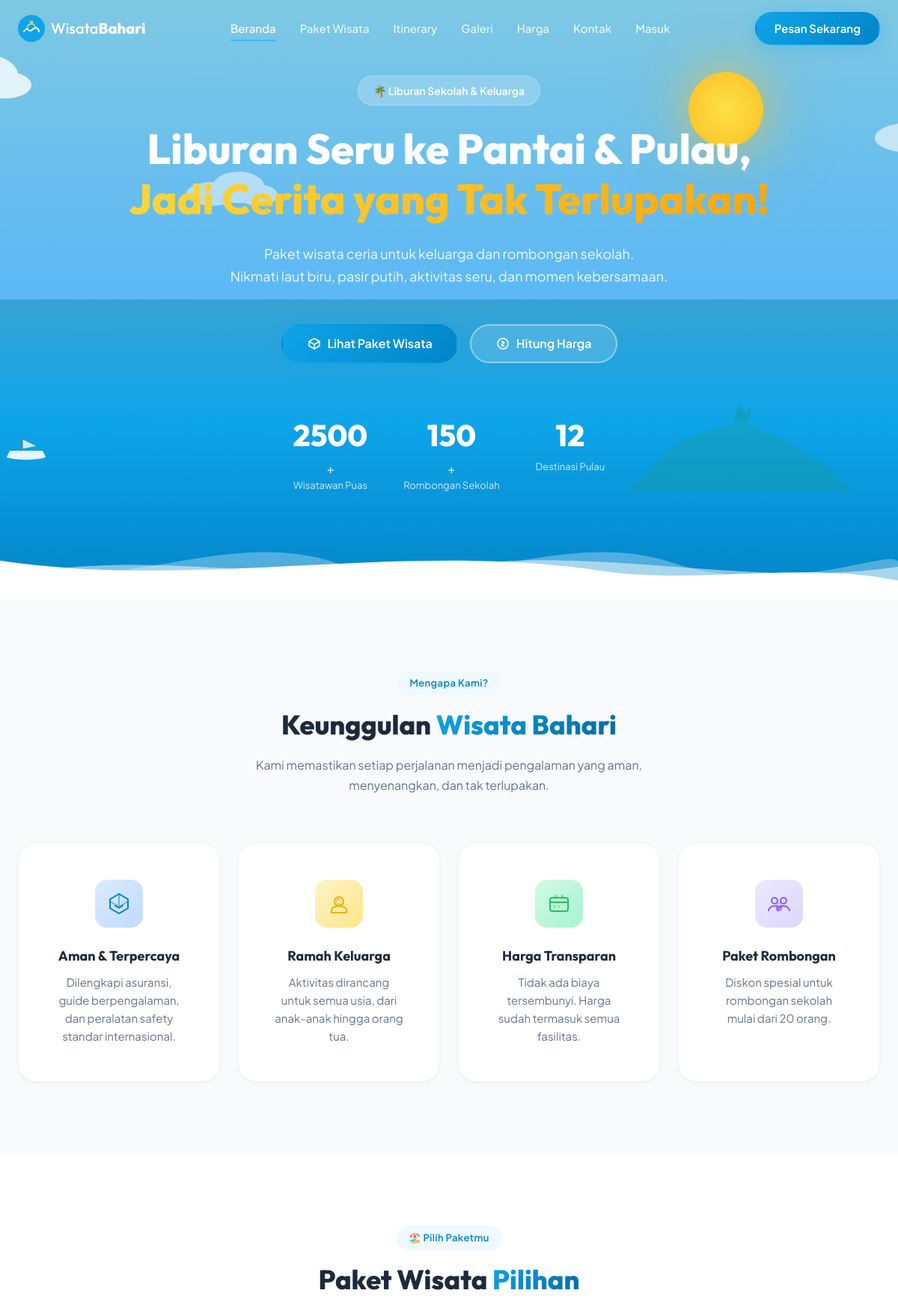
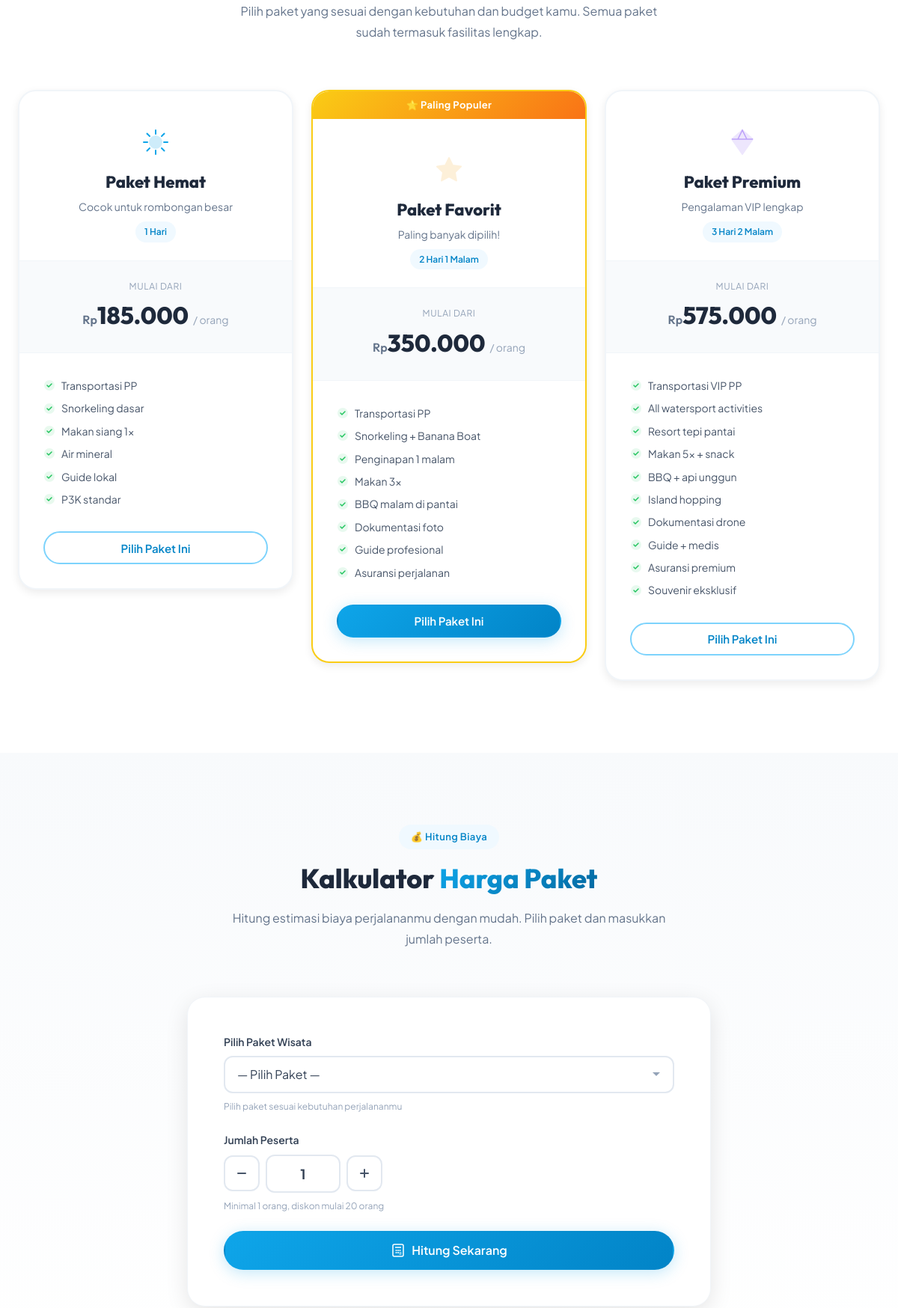
The page / (upper part) on the database its author committed (2 pictures, top to bottom).
### tables this page shows
CREATE TABLE IF NOT EXISTS packages (
    id VARCHAR(60) NOT NULL,
    nama VARCHAR(120) NOT NULL,
    tagline VARCHAR(255) NOT NULL,
    harga INT UNSIGNED NOT NULL,
    durasi VARCHAR(80) NOT NULL,
    icon VARCHAR(40) NOT NULL DEFAULT 'sun',
    color CHAR(7) NOT NULL DEFAULT '#0ea5e9',
    popular TINYINT(1) NOT NULL DEFAULT 0,
    fitur JSON NOT NULL,
    sort_order INT UNSIGNED NOT NULL DEFAULT 0,
    created_at TIMESTAMP NOT NULL DEFAULT CURRENT_TIMESTAMP,
    updated_at TIMESTAMP NOT NULL DEFAULT CURRENT_TIMESTAMP ON UPDATE CURRENT_TIMESTAMP,
    PRIMARY KEY (id),
    KEY packages_order_index (sort_order)
);

### includes/data.php (called while the page is built, shortened)
<?php
require_once __DIR__ . '/db.php';
$hasPackageTable = $pdo->query("SHOW TABLES LIKE 'packages'")->fetchColumn();
if ($hasPackageTable) {
    $packageRows = $pdo->query('SELECT id, nama, tagline, harga, durasi, icon, color, popular, fitur FROM packages ORDER BY sort_order, id')->fetchAll();
    if ($packageRows) {
        $paket_wisata = array_map(static function (array $package): array {
            $package['harga'] = (int) $package['harga'];
            $package['popular'] = (bool) $package['popular'];
            $package['fitur'] = json_decode($package['fitur'], true) ?: [];
            return $package;
        }, $packageRows);
    } elseif ($hasPackageTable) {
        $paket_wisata = [];
    }
}
$keunggulan = [
    [
        'icon'  => 'shield',
        'title' => 'Aman & Terpercaya',
        'desc'  => 'Dilengkapi asuransi, guide berpengalaman, dan peralatan safety standar internasional.',
    ],
    [
        'icon'  => 'smile',
        'title' => 'Ramah Keluarga',
        'desc'  => 'Aktivitas dirancang untuk semua usia, dari anak-anak hingga orang tua.',
    ],
    [
        'icon'  => 'wallet',
        'title' => 'Harga Transparan',
        'desc'  => 'Tidak ada biaya tersembunyi. Harga sudah termasuk semua fasilitas.',
    ],
    [
        'icon'  => 'group',
        'title' => 'Paket Rombongan',
        'desc'  => 'Diskon spesial untuk rombongan sekolah mulai dari 20 orang.',
    ],
];

### includes/paket.php (the view)
<section id="paket" class="section paket">
    <div class="container">
        <div class="section__header">
            <span class="section__badge">🏖️ Pilih Paketmu</span>
            <h2 class="section__title">Paket Wisata <span class="text-gradient">Pilihan</span></h2>
            <p class="section__desc">Pilih paket yang sesuai dengan kebutuhan dan budget kamu. Semua paket sudah termasuk fasilitas lengkap.</p>
        </div>
        <div class="paket__grid">
            <?php foreach ($paket_wisata as $index => $paket): ?>
            <div class="paket__card <?= !empty($paket['popular']) ? 'paket__card--popular' : '' ?>" data-animate="fade-up" data-delay="<?= $index * 150 ?>">
                <?php if (!empty($paket['popular'])): ?>
                    <div class="paket__card-badge">⭐ Paling Populer</div>
                <?php endif; ?>
                <div class="paket__card-header" style="--accent: <?= $paket['color'] ?>">
                    <div class="paket__card-icon">
                        <?php if ($paket['icon'] === 'sun'): ?>
                            <svg width="40" height="40" viewBox="0 0 40 40" fill="none" aria-hidden="true"><circle cx="20" cy="20" r="8" fill="currentColor" opacity="0.2" stroke="currentColor" stroke-width="2"/><g stroke="currentColor" stroke-width="2" stroke-linecap="round"><line x1="20" y1="4" x2="20" y2="9"/><line x1="20" y1="31" x2="20" y2="36"/><line x1="4" y1="20" x2="9" y2="20"/><line x1="31" y1="20" x2="36" y2="20"/><line x1="8.5" y1="8.5" x2="12" y2="12"/><line x1="28" y1="28" x2="31.5" y2="31.5"/><line x1="8.5" y1="31.5" x2="12" y2="28"/><line x1="28" y1="12" x2="31.5" y2="8.5"/></g></svg>
                        <?php elseif ($paket['icon'] === 'star'): ?>
                            <svg width="40" height="40" viewBox="0 0 40 40" fill="none" aria-hidden="true"><path d="M20 4l4.9 10 11.1 1.6-8 7.8 1.9 11L20 29l-9.9 5.4 1.9-11-8-7.8L15.1 14 20 4z" fill="currentColor" opacity="0.15" stroke="currentColor" stroke-width="2" stroke-linejoin="round"/></svg>
                        <?php elseif ($paket['icon'] === 'diamond'): ?>
                            <svg width="40" height="40" viewBox="0 0 40 40" fill="none" aria-hidden="true"><path d="M20 4L6 16l14 20 14-20L20 4z" fill="currentColor" opacity="0.15" stroke="currentColor" stroke-width="2" stroke-linejoin="round"/><path d="M6 16h28M14 16L20 4l6 12" stroke="currentColor" stroke-width="1.5" opacity="0.5"/></svg>
                        <?php endif; ?>
                    </div>
                    <h3 class="paket__card-name"><?= htmlspecialchars($paket['nama']) ?></h3>
                    <p class="paket__card-tagline"><?= htmlspecialchars($paket['tagline']) ?></p>
                    <span class="paket__card-duration"><?= htmlspecialchars($paket['durasi']) ?></span>
                </div>
                <div class="paket__card-price">
                    <span class="paket__card-price-label">Mulai dari</span>
                    <span class="paket__card-price-value">
                        <small>Rp</small><?= number_format($paket['harga'], 0, ',', '.') ?>
                    </span>
                    <span class="paket__card-price-unit">/ orang</span>
                </div>
                <ul class="paket__card-features" aria-label="Fasilitas <?= htmlspecialchars($paket['nama']) ?>">
                    <?php foreach ($paket['fitur'] as $fitur): ?>
                    <li class="paket__card-feature">
                        <svg width="16" height="16" viewBox="0 0 16 16" fill="none" aria-hidden="true"><circle cx="8" cy="8" r="7" fill="currentColor" opacity="0.1"/><path d="M5 8l2 2 4-4" stroke="currentColor" stroke-width="1.5" stroke-linecap="round" stroke-linejoin="round"/></svg>
                        <?= htmlspecialchars($fitur) ?>
                    </li>
                    <?php endforeach; ?>
                </ul>
                <a href="#harga" class="btn <?= !empty($paket['popular']) ? 'btn--primary' : 'btn--outline' ?> paket__card-btn">
                    Pilih Paket Ini
                </a>
            </div>
            <?php endforeach; ?>
        </div>
    </div>
</section>

### index.php (shortened to what this page needs)
<?php
require_once __DIR__ . '/includes/data.php';
?>
<!DOCTYPE html>
<html lang="id">
<head>
    <link rel="stylesheet" href="assets/css/style.css">
</head>
<body>
    <?php include __DIR__ . '/includes/navbar.php'; ?>
    <main>
        <?php include __DIR__ . '/includes/hero.php'; ?>
        <?php include __DIR__ . '/includes/keunggulan.php'; ?>
        <?php include __DIR__ . '/includes/paket.php'; ?>
        <?php include __DIR__ . '/includes/kalkulator.php'; ?>
    </main>
</body>
</html>

### includes/navbar.php (shortened to what this page needs)
<header id="navbar" class="navbar" role="banner">
    <div class="container navbar__inner">
        <a href="#beranda" class="navbar__logo" aria-label="Wisata Bahari - Beranda">
            <span class="navbar__logo-text">Wisata<strong>Bahari</strong></span>
        </a>
        <nav class="navbar__nav" aria-label="Navigasi utama">
            <ul class="navbar__menu" id="navMenu">
                <li><a href="#beranda" class="navbar__link active" data-section="beranda">Beranda</a></li>
                <li><a href="#paket" class="navbar__link" data-section="paket">Paket Wisata</a></li>
                <li><a href="#itinerary" class="navbar__link" data-section="itinerary">Itinerary</a></li>
                <li><a href="#galeri" class="navbar__link" data-section="galeri">Galeri</a></li>
                <li><a href="#harga" class="navbar__link" data-section="harga">Harga</a></li>
                <li><a href="#kontak" class="navbar__link" data-section="kontak">Kontak</a></li>
                <li><a href="login.php" class="navbar__link">Masuk</a></li>
            </ul>
        </nav>
        <a href="#kontak" class="btn btn--primary navbar__cta">Pesan Sekarang</a>
    </div>
</header>

### includes/hero.php (shortened to what this page needs)
<section id="beranda" class="hero">
    <div class="hero__bg" aria-hidden="true">
        <div class="hero__sky"></div>
        <div class="hero__sun"></div>
        <div class="hero__cloud hero__cloud--1">
            <svg viewBox="0 0 200 80" fill="white" opacity="0.8"><ellipse cx="70" cy="50" rx="60" ry="25"/><ellipse cx="110" cy="40" rx="50" ry="30"/><ellipse cx="140" cy="55" rx="40" ry="20"/></svg>
        </div>
        <div class="hero__cloud hero__cloud--2">
            <svg viewBox="0 0 180 70" fill="white" opacity="0.6"><ellipse cx="60" cy="45" rx="50" ry="22"/><ellipse cx="100" cy="35" rx="45" ry="28"/><ellipse cx="130" cy="48" rx="35" ry="18"/></svg>
        </div>
        <div class="hero__cloud hero__cloud--3">
            <svg viewBox="0 0 160 60" fill="white" opacity="0.5"><ellipse cx="50" cy="40" rx="40" ry="18"/><ellipse cx="90" cy="30" rx="40" ry="24"/><ellipse cx="120" cy="42" rx="30" ry="16"/></svg>
        </div>
        <div class="hero__boat">
            <svg viewBox="0 0 80 50" fill="none" aria-hidden="true">
                <path d="M10 35 L15 25 L65 25 L70 35 C55 40 25 40 10 35Z" fill="#fff" opacity="0.9"/>
                <line x1="35" y1="25" x2="35" y2="8" stroke="#8B7355" stroke-width="2"/>
                <path d="M35 8 L55 18 L35 22Z" fill="#fff" opacity="0.8"/>
            </svg>
        </div>
    </div>
    <div class="container hero__content">
        <span class="hero__badge">🌴 Liburan Sekolah & Keluarga</span>
        <h1 class="hero__title">
            Liburan Seru ke Pantai &amp; Pulau,<br>
            <span class="hero__title-highlight">Jadi Cerita yang Tak Terlupakan!</span>
        </h1>
        <p class="hero__subtitle">
            Paket wisata ceria untuk keluarga dan rombongan sekolah.<br class="hide-mobile">
            Nikmati laut biru, pasir putih, aktivitas seru, dan momen kebersamaan.
        </p>
        <div class="hero__actions">
            <a href="#paket" class="btn btn--primary btn--lg">
                <svg width="20" height="20" viewBox="0 0 20 20" fill="none" aria-hidden="true"><path d="M3 7l7-4 7 4v6l-7 4-7-4V7z" stroke="currentColor" stroke-width="1.5" fill="none"/><path d="M3 7l7 4m0 0l7-4m-7 4v7" stroke="currentColor" stroke-width="1.5"/></svg>
                Lihat Paket Wisata
            </a>
            <a href="#harga" class="btn btn--outline btn--lg">
                <svg width="20" height="20" viewBox="0 0 20 20" fill="none" aria-hidden="true"><circle cx="10" cy="10" r="7" stroke="currentColor" stroke-width="1.5"/><path d="M10 6v8M8 8.5c0-1 .9-1.5 2-1.5s2 .5 2 1.5-.9 1.5-2 2-2 .5-2 1.5.9 1.5 2 1.5 2-.5 2-1.5" stroke="currentColor" stroke-width="1.2" fill="none"/></svg>
                Hitung Harga
            </a>
        </div>
        <div class="hero__stats">
            <div class="hero__stat">
                <span class="hero__stat-number" data-count="2500">0</span><span>+</span>
                <span class="hero__stat-label">Wisatawan Puas</span>
            </div>
            <div class="hero__stat">
                <span class="hero__stat-number" data-count="150">0</span><span>+</span>
                <span class="hero__stat-label">Rombongan Sekolah</span>
            </div>
            <div class="hero__stat">
                <span class="hero__stat-number" data-count="12">0</span>
                <span class="hero__stat-label">Destinasi Pulau</span>
            </div>
        </div>
    </div>
    <div class="hero__waves" aria-hidden="true">
        <svg class="hero__wave hero__wave--3" viewBox="0 0 1440 120" preserveAspectRatio="none">
            <path d="M0,60 C180,120 360,0 540,60 C720,120 900,0 1080,60 C1260,120 1440,30 1440,60 L1440,120 L0,120Z" fill="rgba(255,255,255,0.3)"/>
        </svg>
        <svg class="hero__wave hero__wave--2" viewBox="0 0 1440 120" preserveAspectRatio="none">
            <path d="M0,80 C240,20 480,100 720,60 C960,20 1200,100 1440,60 L1440,120 L0,120Z" fill="rgba(255,255,255,0.5)"/>
        </svg>
        <svg class="hero__wave hero__wave--1" viewBox="0 0 1440 120" preserveAspectRatio="none">
            <path d="M0,40 C320,100 640,0 960,60 C1120,90 1280,40 1440,80 L1440,120 L0,120Z" fill="#ffffff"/>
        </svg>
    </div>
</section>

### includes/keunggulan.php (shortened to what this page needs)
<section id="keunggulan" class="section keunggulan">
    <div class="container">
        <div class="section__header">
            <span class="section__badge">Mengapa Kami?</span>
            <h2 class="section__title">Keunggulan <span class="text-gradient">Wisata Bahari</span></h2>
            <p class="section__desc">Kami memastikan setiap perjalanan menjadi pengalaman yang aman, menyenangkan, dan tak terlupakan.</p>
        </div>
        <div class="keunggulan__grid">
            <?php foreach ($keunggulan as $index => $item): ?>
            <div class="keunggulan__card" data-animate="fade-up" data-delay="<?= $index * 100 ?>">
                <div class="keunggulan__icon keunggulan__icon--<?= $item['icon'] ?>">
                </div>
                <h3 class="keunggulan__card-title"><?= htmlspecialchars($item['title']) ?></h3>
                <p class="keunggulan__card-desc"><?= htmlspecialchars($item['desc']) ?></p>
            </div>
            <?php endforeach; ?>
        </div>
    </div>
</section>

### includes/kalkulator.php (shortened to what this page needs)
<section id="harga" class="section kalkulator">
    <div class="container">
        <div class="section__header">
            <span class="section__badge">💰 Hitung Biaya</span>
            <h2 class="section__title">Kalkulator <span class="text-gradient">Harga Paket</span></h2>
            <p class="section__desc">Hitung estimasi biaya perjalananmu dengan mudah. Pilih paket dan masukkan jumlah peserta.</p>
        </div>
        <div class="kalkulator__wrapper">
            <form class="kalkulator__form" id="kalkulatorForm" aria-label="Kalkulator harga paket wisata">
                <div class="kalkulator__inputs">
                    <div class="form-group">
                        <label for="pilihPaket" class="form-label">Pilih Paket Wisata</label>
                        <select id="pilihPaket" class="form-select" required aria-describedby="paketHelp">
                            <option value="" disabled selected>— Pilih Paket —</option>
                        </select>
                        <small id="paketHelp" class="form-help">Pilih paket sesuai kebutuhan perjalananmu</small>
                    </div>
                    <div class="form-group">
                        <label for="jumlahOrang" class="form-label">Jumlah Peserta</label>
                        <div class="form-counter">
                            <button type="button" class="form-counter__btn" id="btnMinus" aria-label="Kurangi peserta">
                                <svg width="18" height="18" viewBox="0 0 18 18" fill="none" aria-hidden="true"><line x1="4" y1="9" x2="14" y2="9" stroke="currentColor" stroke-width="2" stroke-linecap="round"/></svg>
                            </button>
                            <input type="number" id="jumlahOrang" class="form-input form-counter__input" value="1" min="1" max="500" required aria-describedby="orangHelp">
                            <button type="button" class="form-counter__btn" id="btnPlus" aria-label="Tambah peserta">
                                <svg width="18" height="18" viewBox="0 0 18 18" fill="none" aria-hidden="true"><line x1="9" y1="4" x2="9" y2="14" stroke="currentColor" stroke-width="2" stroke-linecap="round"/><line x1="4" y1="9" x2="14" y2="9" stroke="currentColor" stroke-width="2" stroke-linecap="round"/></svg>
                            </button>
                        </div>
                        <small id="orangHelp" class="form-help">Minimal 1 orang, diskon mulai 20 orang</small>
                    </div>
                    <button type="submit" class="btn btn--primary btn--lg kalkulator__submit" id="btnHitung">
                        Hitung Sekarang
                    </button>
                </div>
            </form>
        </div>
    </div>
</section>

### rows shown on the page
packages: icon "sun" (drawn), nama "Paket Hemat", tagline "Cocok untuk rombongan besar", durasi "1 Hari", harga "185.000", fitur "Transportasi PP", fitur "Snorkeling dasar", fitur "Makan siang 1x", fitur "Air mineral", fitur "Guide lokal", fitur "P3K standar"
packages: popular "⭐ Paling Populer", icon "star" (drawn), nama "Paket Favorit", tagline "Paling banyak dipilih!", durasi "2 Hari 1 Malam", harga "350.000", fitur "Transportasi PP", fitur "Snorkeling + Banana Boat", fitur "Penginapan 1 malam", fitur "Makan 3x", fitur "BBQ malam di pantai", fitur "Dokumentasi foto", fitur "Guide profesional", fitur "Asuransi perjalanan"
packages: icon "diamond" (drawn), nama "Paket Premium", tagline "Pengalaman VIP lengkap", durasi "3 Hari 2 Malam", harga "575.000", fitur "Transportasi VIP PP", fitur "All watersport activities", fitur "Resort tepi pantai", fitur "Makan 5x + snack", fitur "BBQ + api unggun", fitur "Island hopping", fitur "Dokumentasi drone", fitur "Guide + medis", fitur "Asuransi premium", fitur "Souvenir eksklusif"

### other values the page prints
$item['title'] "Aman & Terpercaya"
$item['desc'] "Dilengkapi asuransi, guide berpengalaman, dan peralatan safety standar internasional."
$item['title'] "Ramah Keluarga"
$item['desc'] "Aktivitas dirancang untuk semua usia, dari anak-anak hingga orang tua."
$item['title'] "Harga Transparan"
$item['desc'] "Tidak ada biaya tersembunyi. Harga sudah termasuk semua fasilitas."
$item['title'] "Paket Rombongan"
$item['desc'] "Diskon spesial untuk rombongan sekolah mulai dari 20 orang."
